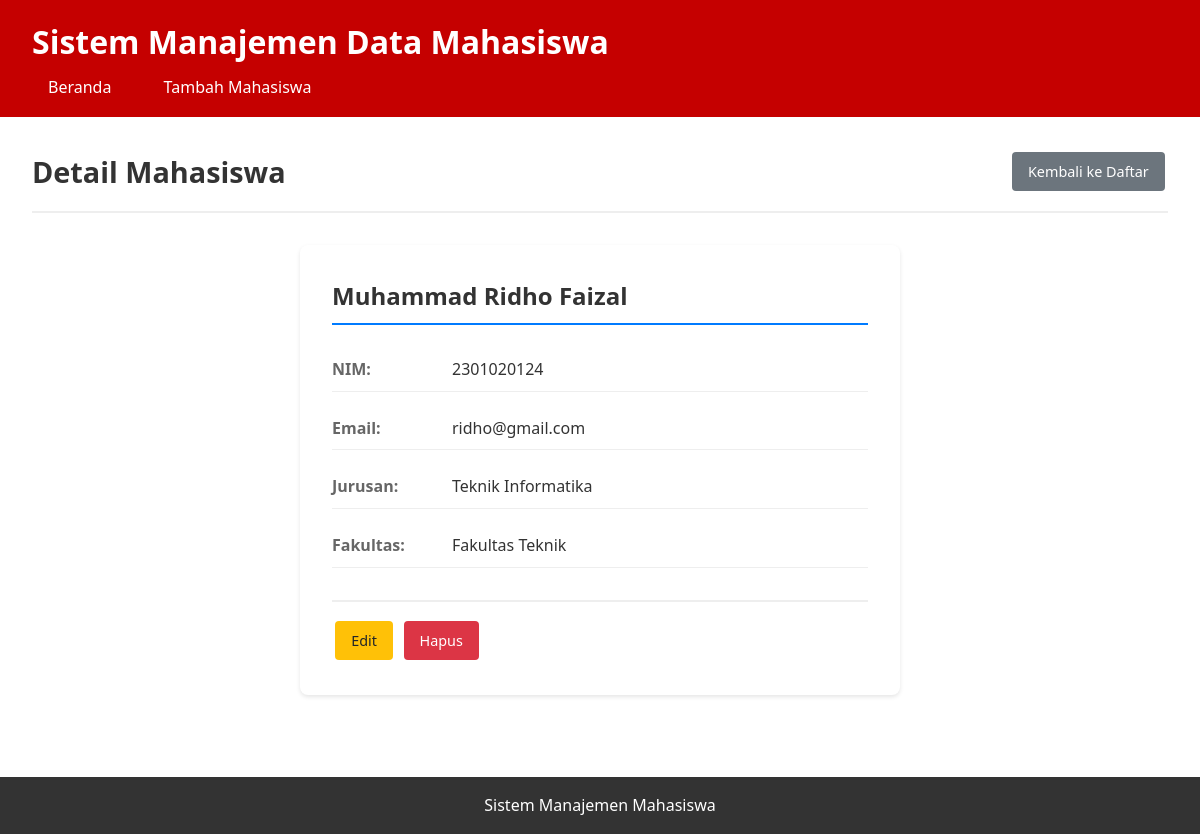
Before: /index.php?action=show&id=7 with the older database file.
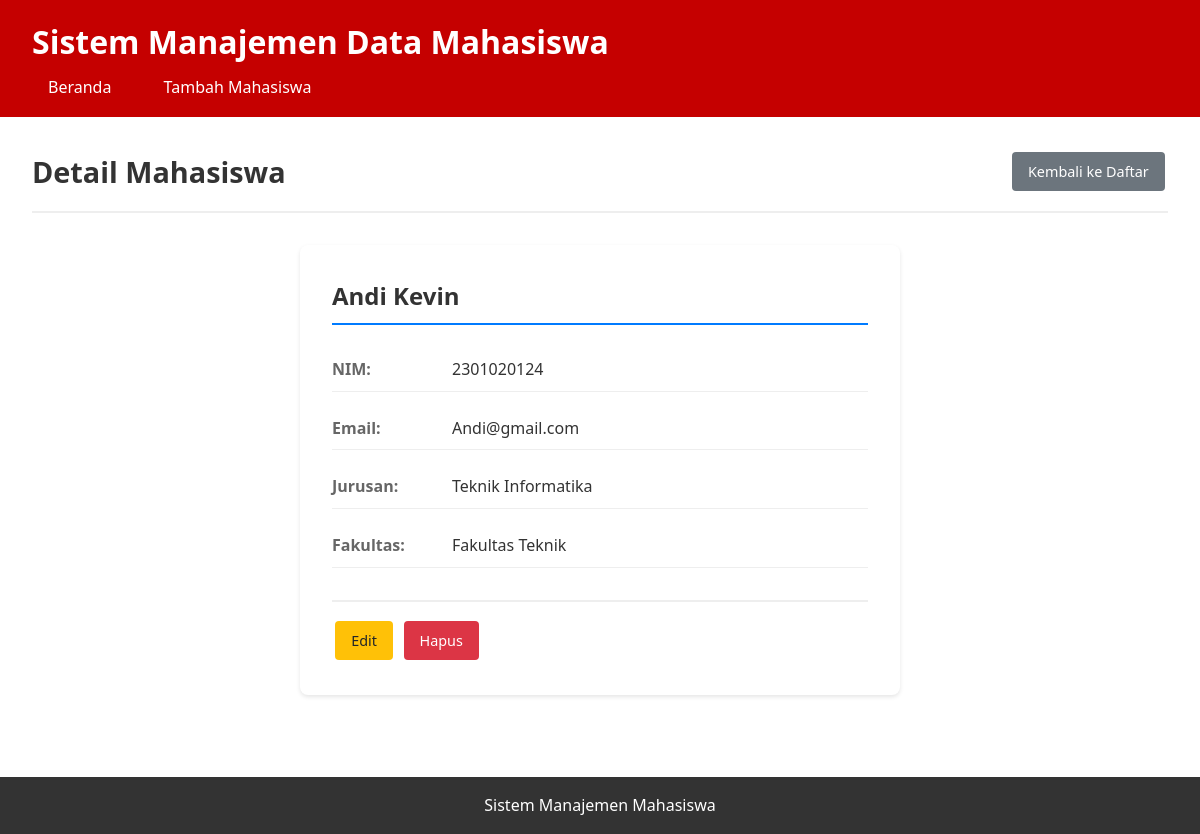
After: the same page with the newer database file.
### tables this page shows
CREATE TABLE IF NOT EXISTS `mahasiswa` (
  `id` int NOT NULL AUTO_INCREMENT,
  `nim` varchar(20) NOT NULL,
  `nama` varchar(100) NOT NULL,
  `email` varchar(100) NOT NULL,
  `jurusan` varchar(50) NOT NULL,
  `fakultas` varchar(50) NOT NULL,
  `created_at` timestamp NULL DEFAULT CURRENT_TIMESTAMP,
  `updated_at` timestamp NULL DEFAULT CURRENT_TIMESTAMP ON UPDATE CURRENT_TIMESTAMP,
  PRIMARY KEY (`id`),
  UNIQUE KEY `nim` (`nim`),
  UNIQUE KEY `email` (`email`)
);

### controllers/MahasiswaController.php (called while the page is built, shortened)
<?php
class MahasiswaController {
    private $mahasiswa;
    public function __construct() {
        $database = new Database();
        $this->db = $database->getConnection();
        $this->mahasiswa = new Mahasiswa($this->db);
    }
    public function show($id) {
        $this->mahasiswa->id = $id;
        $this->mahasiswa->readOne();
        include 'views/mahasiswa/show.php';
    }
}
?>

### config.php (called while the page is built, shortened)
<?php
class Database {
    private $host = DB_HOST;
    private $db_name = DB_NAME;
    private $username = DB_USER;
    private $password = DB_PASS;
    public function getConnection() {
        $this->conn = null;
        try {
            $this->conn = new PDO("mysql:host=" . $this->host . ";dbname=" . $this->db_name, $this->username, $this->password);
            $this->conn->setAttribute(PDO::ATTR_ERRMODE, PDO::ERRMODE_EXCEPTION);
        } catch(PDOException $exception) {
            echo "Connection error: " . $exception->getMessage();
        }
        return $this->conn;
    }
}
?>

### models/Mahasiswa.php (called while the page is built, shortened)
<?php
class Mahasiswa {
    private $conn;
    private $table_name = "mahasiswa";
    public $id;
    public function __construct($db) {
        $this->conn = $db;
    }
    public function readOne() {
        $query = "SELECT * FROM " . $this->table_name . " WHERE id = ? LIMIT 0,1";
        $stmt = $this->conn->prepare($query);
        $stmt->bindParam(1, $this->id);
        $stmt->execute();
        $row = $stmt->fetch(PDO::FETCH_ASSOC);
        if($row) {
            $this->nim = $row['nim'];
            $this->nama = $row['nama'];
            $this->email = $row['email'];
            $this->jurusan = $row['jurusan'];
            $this->fakultas = $row['fakultas'];
            return true;
        }
        return false;
    }
}
?>

### views/mahasiswa/show.php (the view)
<?php include 'views/layout/header.php'; ?>
<div class="page-header">
    <h2>Detail Mahasiswa</h2>
    <a href="index.php" class="btn btn-secondary">Kembali ke Daftar</a>
</div>
<div class="detail-container">
    <div class="detail-card">
        <h3><?php echo htmlspecialchars($this->mahasiswa->nama); ?></h3>
        <div class="detail-row">
            <label>NIM:</label>
            <span><?php echo htmlspecialchars($this->mahasiswa->nim); ?></span>
        </div>
        <div class="detail-row">
            <label>Email:</label>
            <span><?php echo htmlspecialchars($this->mahasiswa->email); ?></span>
        </div>
        <div class="detail-row">
            <label>Jurusan:</label>
            <span><?php echo htmlspecialchars($this->mahasiswa->jurusan); ?></span>
        </div>
        <div class="detail-row">
            <label>Fakultas:</label>
            <span><?php echo htmlspecialchars($this->mahasiswa->fakultas); ?></span>
        </div>
        <div class="detail-actions">
            <a href="index.php?action=edit&id=<?php echo $this->mahasiswa->id; ?>" class="btn btn-warning">Edit</a>
            <a href="index.php?action=delete&id=<?php echo $this->mahasiswa->id; ?>"
               class="btn btn-danger"
               onclick="return confirm('Apakah Anda yakin ingin menghapus data ini?')">Hapus</a>
        </div>
    </div>
</div>
<?php include 'views/layout/footer.php'; ?>

Changed rows visible on the page:
changed mahasiswa "Teknik Informatika": nama "Muhammad Ridho Faizal" → "Andi Kevin"; email "ridho@gmail.com" → "Andi@gmail.com"
